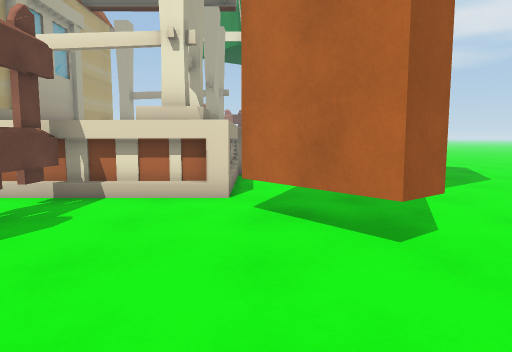
View 1 (above)

17 first-person views from a walk through a 3-D level made in the Unity game engine. The camera is 1.3 m above the floor, tilts 6° down and sees 70° across. The floor is counted in squares, 1 m on a side. Each view is taken from the middle of a square. On the plan, view 1 faces up. The plan holds only what a view shows up to about 15 squares ahead; the rest is blank. The place goes on beyond the plan.

View 2
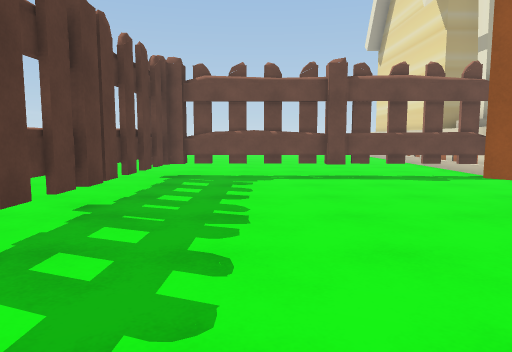

View 3
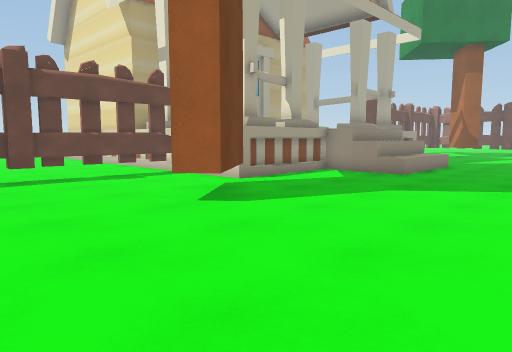

View 4
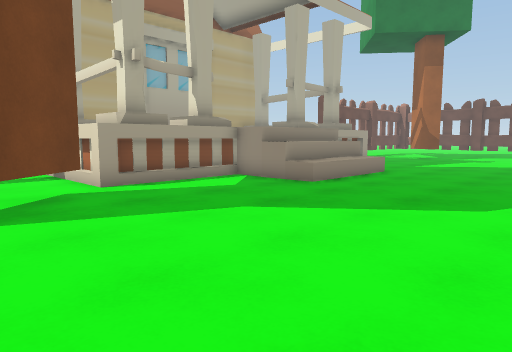

View 5
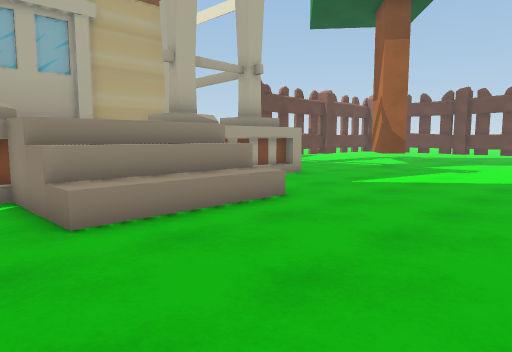

View 6
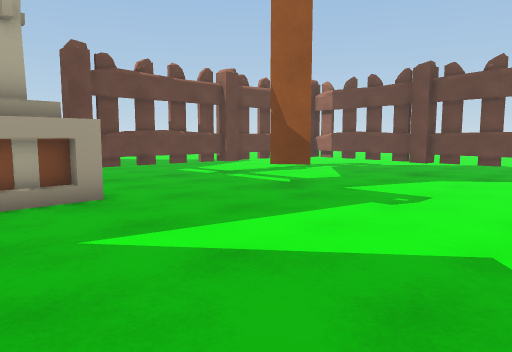

View 7
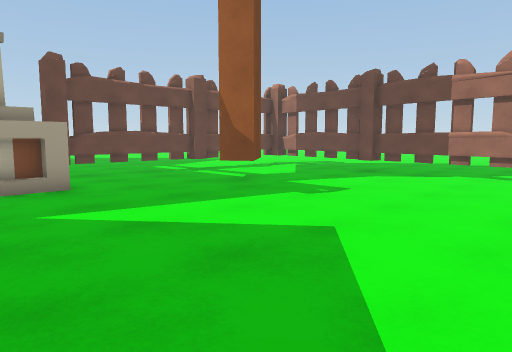

View 8
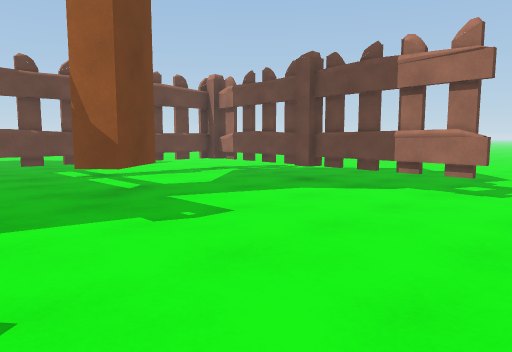

View 9
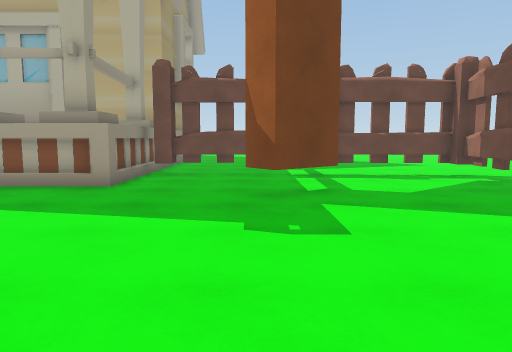

View 10
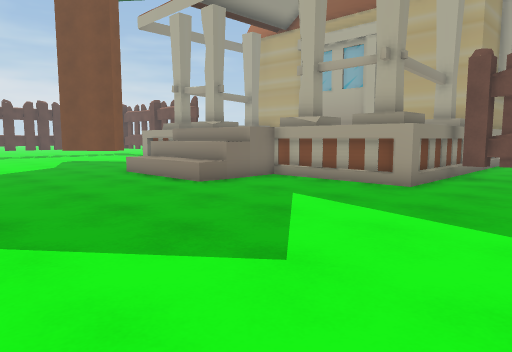

View 11
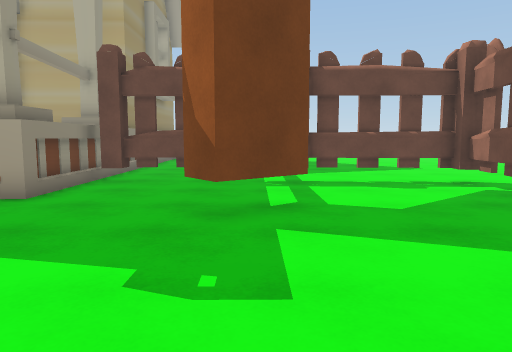

View 12
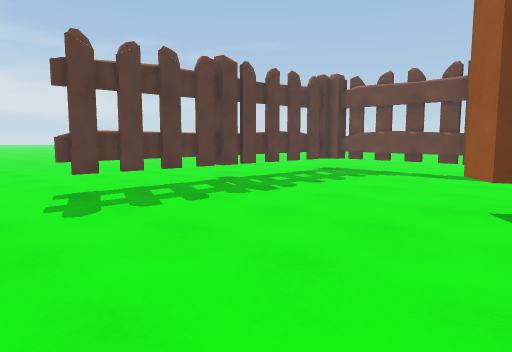

View 13
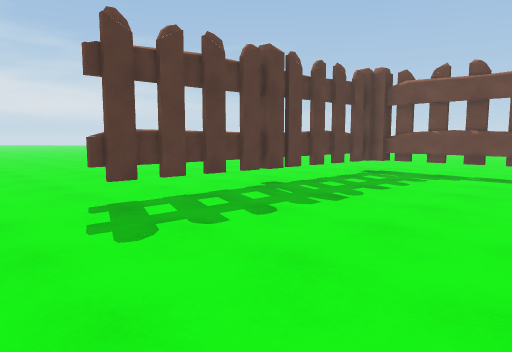

View 14
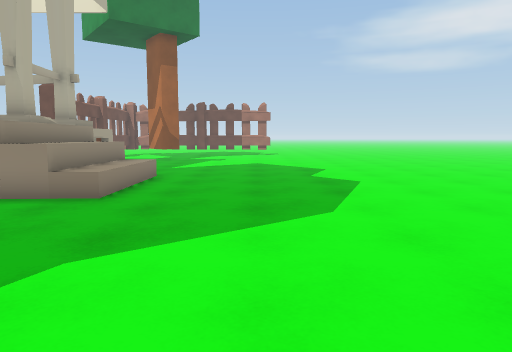

View 15
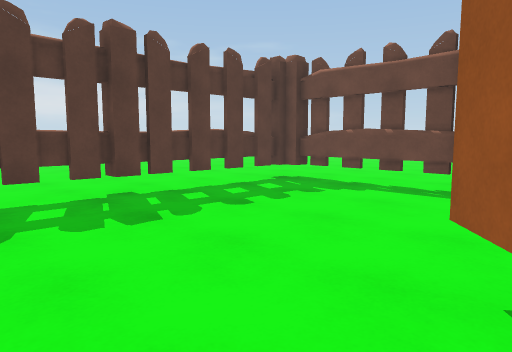

View 16
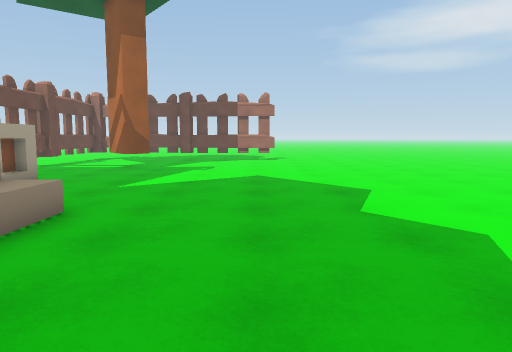

View 17
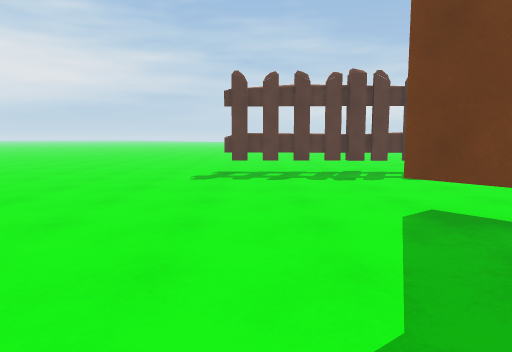

### Floor plan
Key: @ floor where view 1 was taken; # wall or solid block; x gap in a wall; . floor; ^ raised ledge; T thing the floor can be seen under or through; O other object.
Columns run from 9 left of view 1 to 9 right of it. Each row starts with its distance up from view 1.
 33  ....#######.....
 32  ....x....##xxxTT
 31  ....x............
 30  ....x............
 29   ...x............
 28   ...x...O........
 27  ....x...OO.......
 26  ....x....O........
 25   ...x.............
 24  ....x.............
 23  ....#.............
 22  ########..........
 21         #..........
 20         #..........
 19         #..........
 18         #..........
 17         #^^^.......
 16         #^^^.......
 15         #^^^.......
 14         #^^^.......
 13         #^^^.......
 12         #..........
 11         #..........
 10         #..........
  9         #..........
  8   #######.........
  7   ...#...O.........
  6   ...x...OO........
  5  ....x....OO.......
  4 .....x.....O.......
  3 ....TT.............
  2   ..TT.............
  1 ....TT.............
  0 .....x...@.........
 -1 ....TT.............
 -2 ....x..............
 -3  ... #xxxxx#xxx#...
 -4   .................
 -5    ..............
 -6     .............
 -7      ............

Where each view was taken, in squares from view 1:
view 1: 0 up, 0 right, facing up
view 2: 0 up, 8 right, facing left
view 3: 0 up, 8 right, facing up-left
view 4: 4 up, 9 right, facing up-left
view 5: 11 up, 8 right, facing up-left
view 6: 19 up, 7 right, facing up-left
view 7: 19 up, 9 right, facing up-left
view 8: 23 up, 9 right, facing up-left
view 9: 26 up, 9 right, facing left
view 10: 26 up, 9 right, facing down-left
view 11: 27 up, 7 right, facing left
view 12: 6 up, 9 right, facing down-left
view 13: 4 up, 9 right, facing down-left
view 14: 5 up, 6 right, facing up
view 15: 5 up, 5 right, facing down-left
view 16: 11 up, 6 right, facing up
view 17: 11 up, 5 right, facing down
